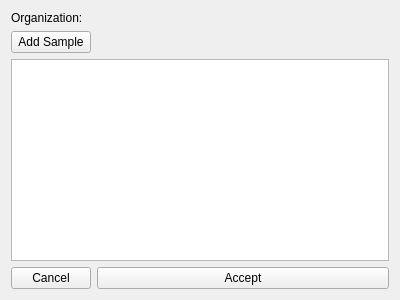
<?xml version="1.0" encoding="UTF-8"?>
<ui version="4.0">
 <class>Form</class>
 <widget class="QWidget" name="Form">
  <property name="geometry">
   <rect>
    <x>0</x>
    <y>0</y>
    <width>400</width>
    <height>300</height>
   </rect>
  </property>
  <property name="windowTitle">
   <string>Form</string>
  </property>
  <layout class="QFormLayout" name="formLayout">
   <item row="0" column="0">
    <widget class="QLabel" name="Org_label">
     <property name="text">
      <string>Organization:</string>
     </property>
    </widget>
   </item>
   <item row="0" column="1">
    <widget class="QLabel" name="Org_type_label">
     <property name="text">
      <string/>
     </property>
    </widget>
   </item>
   <item row="3" column="0">
    <widget class="QPushButton" name="Cancel_org_pushButton">
     <property name="text">
      <string>Cancel</string>
     </property>
    </widget>
   </item>
   <item row="3" column="1">
    <widget class="QPushButton" name="Accept_pushButton">
     <property name="text">
      <string>Accept</string>
     </property>
    </widget>
   </item>
   <item row="2" column="0" colspan="2">
    <widget class="QTableWidget" name="Org_tableWidget"/>
   </item>
   <item row="1" column="0">
    <widget class="QPushButton" name="Addsample_pushButton">
     <property name="text">
      <string>Add Sample</string>
     </property>
    </widget>
   </item>
  </layout>
 </widget>
 <resources/>
 <connections/>
</ui>
